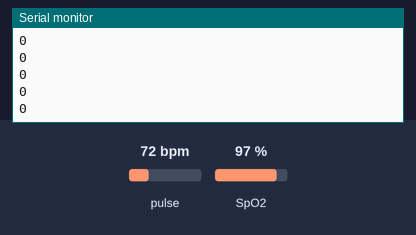
The sketch below on a simulated ESP8266 (NodeMCU). On the bench: the last lines printed to the serial monitor. The test bench sets the inputs (shaded band); at power-on: pulse 72 bpm, SpO2 97 %. WiFi joins after 1.5 s; servers stay silent unless stated; random numbers use the default seed unless the sketch sets one; no MQTT or app messages arrive unless stated.

Above: at 2.7 s.
2.8 s: pulse set to 42 bpm
4.3 s: SpO2 set to 80 %
At 5.3 s:
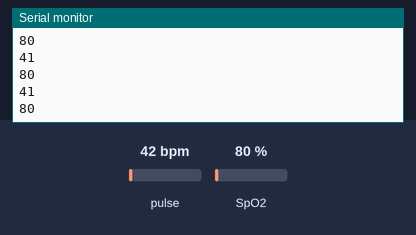
5.8 s: pulse set to 70 bpm
At 6.7 s:
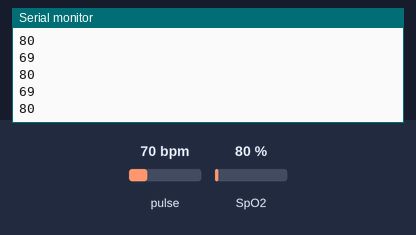
Timing chart, 0 to 8.8 s (numbered marks = the images above; inputs shaded):
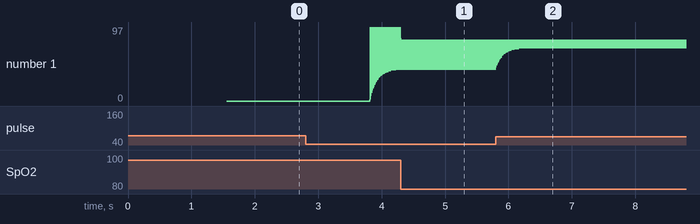

The sketch:

Esp8266-Max30100-Mqtt.ino
```cpp
// (licence header left out)
#include <PubSubClient.h>
//#include <WiFi.h>
#include <ESP8266WiFi.h>
#include <Wire.h>
#include "MAX30100_PulseOximeter.h"

#define REPORTING_PERIOD_MS     10

// PulseOximeter is the higher level interface to the sensor
// it offers:
//  * beat detection reporting
//  * heart rate calculation
//  * SpO2 (oxidation level) calculation

const char* ssid="Fibertel WiFi793 2.4GHz";
const char* password="00416443955";

char* topic= "esp_1/pote1";
const char* broker="192.168.0.185";
char msj[4];

byte i=0;

bool max30100_connected=false;
uint8_t spo2=0;
uint8_t cifras_spo2=1;
uint8_t  comprobar_spo2=0;
uint8_t comprobar_fc=0;
uint8_t cifras_fc=1;
uint16_t spo2Acc=0;
uint16_t fcAcc=0;

int fc=0;


String buffer_valor_spo2="";
String buffer_valor_fc="";
String buffer_msj="";

WiFiClient cliente_wifi;
PubSubClient esp_1(cliente_wifi);


PulseOximeter pox;

uint32_t tsLastReport = 0;
unsigned long uploadMillisTimer;
unsigned long refreshFcSpo2 = 0;


//Configuración Wifi
void config_wifi()

{
  //Serial.println();
  //Serial.print("Conectando a");
  //Serial.println(ssid);

  WiFi.begin(ssid,password);

  while (WiFi.status()!=WL_CONNECTED){
    delay(500);
    Serial.print(".");


    }


randomSeed(micros());

//Serial.println("");
//Serial.println("WiFi conectado");
//Serial.println("Direccion ip: ");
//Serial.println(WiFi.localIP());
}


 void callback(char* topic, byte* payload, unsigned int length)
  {
    //Serial.print("Mensaje recibido[");
    //Serial.print(topic);
    //Serial.print("] ");
    for (int i =0; i<length;i++)
    {
      //Serial.print((char)payload[i]);

      }

     //Serial.println();

     if((char)payload[0]=='1')
     {
      digitalWrite(27,LOW); //Prendemos el led cuando recibimos el mensaje

      }else
      {
        digitalWrite(27,HIGH);
        }


    }

void reconnect()

  {

    while(!esp_1.connected())
    {
      //Serial.print("Intentando realizar conexion con el servidor  MQTT");
      String Id_cliente="ESP8266_12f";
      Id_cliente+=String(random(0xffff),HEX);

      if(esp_1.connect(Id_cliente.c_str()))
      {
        Serial.println("Conectado");
        //esp_1.publish(topic,"hello world");
        //esp_1.subscribe(topic);

        }else
        {//Serial.print("failed,rc=");
        //Serial.print(esp_1.state());
        //Serial.println("Se realizara un nuevo intento en 5 segundos");
         delay(5000);

          }


      }


    }

// Callback (registered below) fired when a pulse is detected
void onBeatDetected()
{
    //Serial.println("Beat");
    buffer_msj="Beat";
    buffer_msj.toCharArray(msj,5);
    esp_1.publish(topic,msj);
    buffer_msj="";
}

void setup()
{
    Serial.begin(115200);
    config_wifi();
    esp_1.setServer(broker,1883);
    esp_1.setCallback(callback);

   Serial.print("Initializing pulse oximeter..");

    // Initialize the PulseOximeter instance
    // Failures are generally due to an improper I2C wiring, missing power supply
    // or wrong target chip
  if (!pox.begin()) {
        Serial.println("FAILED");
        //for(;;);
    } else {
        Serial.println("SUCCESS");
    }

    // The default current for the IR LED is 50mA and it could be changed
    //   by uncommenting the following line. Check MAX30100_Registers.h for all the
    //   available options.
    // pox.setIRLedCurrent(MAX30100_LED_CURR_7_6MA);

    // Register a callback for the beat detection
   pox.setOnBeatDetectedCallback(onBeatDetected);
}

//////////////////////////////////////////////////
//BandPass Filter

float EMA_ALPHA_LOW = 0;
float EMA_ALPHA_HIGH = 0.1;
float EMA_LP_LOW = 0;
float EMA_LP_HIGH = 0;
float EMA_BP = 0;


float EMABandPassFilter(float value)
{
  EMA_LP_LOW = EMA_ALPHA_LOW * value + (1 - EMA_ALPHA_LOW) * EMA_LP_LOW;
  EMA_LP_HIGH = EMA_ALPHA_HIGH * value + (1 - EMA_ALPHA_HIGH) * EMA_LP_HIGH;
  EMA_BP = EMA_LP_HIGH - EMA_LP_LOW;
  return EMA_BP;
}

/////////////////////////////////////////////////


void loop()
{


 if(!esp_1.connected()){

    reconnect();

    }
  esp_1.loop();

 /* if ((esp_1.connected())&&(max30100_connected==false)) {

    if (!pox.begin()) {
        Serial.println("FAILED");
         max30100_connected=false;
        //for(;;);
    } else {
        Serial.println("SUCCESS");
         max30100_connected=true;
    }*/


    //Serial.println("SUCCESS");
//  }


    // Make sure to call update as fast as possible
    pox.update();

    uploadMillisTimer = millis();

    // Asynchronously dump heart rate and oxidation levels to the serial
    // For both, a value of 0 means "invalid"
    if (millis() - tsLastReport > REPORTING_PERIOD_MS) {
        //Serial.print("Heart rate:");
        //Serial.print(pox.getHeartRate());
        //Serial.print("bpm / SpO2:");
        //Serial.print(pox.getSpO2());
        spo2=pox.getSpO2();
        //fc=(int)pox.getHeartRate();
        //Serial.println("%");

         fc = (int)EMABandPassFilter(pox.getHeartRate());

         Serial.println(fc);
         Serial.println(pox.getSpO2());

        //Increment Counter
        i+=1;


        //Serial.println(spo2Acc);
        //Serial.println(fcAcc);
        //Serial.println(i);

       if ((uploadMillisTimer - refreshFcSpo2> 500)&&(i>=50))
      {

        comprobar_fc=fc;
       while (comprobar_fc/10>0)
      {
        comprobar_fc=comprobar_fc/10; //saco la cantidad de cifras que tiene el dato
        cifras_fc+=1;
        }

        //Serial.println(cifras_fc);

         buffer_valor_fc =String(fc); //armo los paquetes de 4 bytes

      if (cifras_fc==1) buffer_valor_fc="00" +buffer_valor_fc;
      if (cifras_fc==2) buffer_valor_fc="0" +buffer_valor_fc;
      //if (cifras_spo2==3) buffer_valor_ecg="0" +buffer_valor_ecg;


        cifras_fc=1;

        comprobar_spo2=spo2;
         while (comprobar_spo2/10>0)
      {
        comprobar_spo2=comprobar_spo2/10; //saco la cantidad de cifras que tiene el dato
        cifras_spo2+=1;
        }

        //Serial.println(cifras_spo2);


       buffer_valor_spo2 =String(spo2); //armo los paquetes de 4 bytes

      if (cifras_spo2==1) buffer_valor_spo2="00" +buffer_valor_spo2;
      if (cifras_spo2==2) buffer_valor_spo2="0" +buffer_valor_spo2;
      //if (cifras_spo2==3) buffer_valor_ecg="0" +buffer_valor_ecg;


        cifras_spo2=1;

      buffer_msj.concat(buffer_valor_fc);
      buffer_msj.concat(buffer_valor_spo2);

         //buffer_valor_spo2.toCharArray(msj,4); // aca es donde lo convierto a un array the char, esto era lo que no me acordaba
         buffer_msj.toCharArray(msj,7); // aca es donde lo convierto a un array the char, esto era lo que no me acordaba

         //Serial.println(buffer_valor_spo2);
         //Serial.println(buffer_valor_fc);
          esp_1.publish(topic,msj);
         // i=0;
          //refresh_temp=temp_frec;
          buffer_msj="";


        //Reset Accumulators, counters and Timers
        refreshFcSpo2 = uploadMillisTimer;
        spo2Acc = 0;
        fcAcc = 0;
        i=0;


      }


        tsLastReport = millis();
    }
}
```

Measured:
- after the input at 4.3 s, the serial monitor: prints a new line at once (image 1)
- after the input at 5.8 s, the serial monitor: prints a new line at once (image 2)
- plotted number 1: 97 → 80 after the input at 4.3 s
